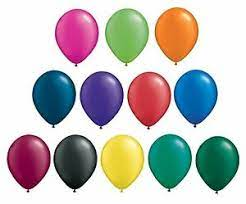
#> input picture image/contour_detection.jpg, 246 x 204 px
$ python 'contour_detection(1).py'
#> lines starting #> are read from the running program, lines starting #| are printed output that depends on the picture; after the words box and inside, x2 and y2 are one past the last pixel; in counts of white or black regions, pixels touching at a corner belong together
import cv2

# Đọc ảnh
image = cv2.imread('contour_detection.jpg')
#> image is the input picture: shape (204, 246, 3); mean B, G, R 185.3, 187.8, 190.1
# chuyển đổi hình ảnh sang định dạng thang độ xám
img_gray = cv2.cvtColor(image, cv2.COLOR_BGR2GRAY)
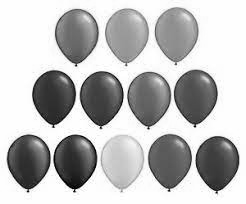
#> img_gray: shape (204, 246); min 0, max 255, mean 188.2
# áp dụng ngưỡng nhị phân
ret, thresh = cv2.threshold(img_gray, 100, 255, cv2.THRESH_BINARY)
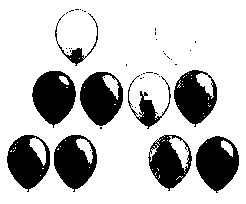
#> thresh: shape (204, 246); 76.7% white; 43 black regions (34 under 20 px)
# visualize the binary image
cv2.imshow('Binary image', thresh)
# phát hiện các đường viền trên hình ảnh nhị phân bằng cách sử dụng cv2.CHAIN_APPROX_NONE
contours, hierarchy = cv2.findContours(image=thresh, mode=cv2.RETR_TREE, method=cv2.CHAIN_APPROX_NONE)
#> contours = 152 contours, 132 with area under 20; largest, box (x1, y1, x2, y2) and area: (0, 0, 246, 204) 49735, (53, 134, 98, 193) 1836, (6, 134, 51, 193) 1829, (31, 70, 77, 129) 1827, (195, 135, 240, 194) 1826

# vẽ đường viền trên hình ảnh gốc
image_copy = image.copy()
#> (the run stopped early here; a loop or call above may not have finished)
